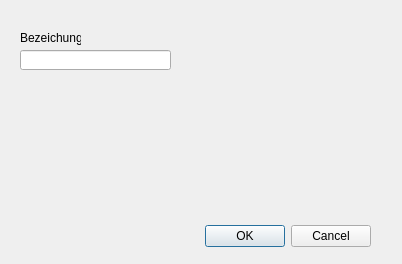
<?xml version="1.0" encoding="UTF-8"?>
<ui version="4.0">
 <class>Dialog</class>
 <widget class="QDialog" name="Dialog">
  <property name="geometry">
   <rect>
    <x>0</x>
    <y>0</y>
    <width>402</width>
    <height>264</height>
   </rect>
  </property>
  <property name="windowTitle">
   <string>Dialog</string>
  </property>
  <widget class="QDialogButtonBox" name="buttonBox">
   <property name="geometry">
    <rect>
     <x>30</x>
     <y>220</y>
     <width>341</width>
     <height>32</height>
    </rect>
   </property>
   <property name="orientation">
    <enum>Qt::Horizontal</enum>
   </property>
   <property name="standardButtons">
    <set>QDialogButtonBox::Cancel|QDialogButtonBox::Ok</set>
   </property>
  </widget>
  <widget class="QLabel" name="label">
   <property name="geometry">
    <rect>
     <x>20</x>
     <y>30</y>
     <width>61</width>
     <height>16</height>
    </rect>
   </property>
   <property name="text">
    <string>Bezeichung</string>
   </property>
  </widget>
  <widget class="QLineEdit" name="lineEdit_Bezeichung">
   <property name="geometry">
    <rect>
     <x>20</x>
     <y>50</y>
     <width>151</width>
     <height>20</height>
    </rect>
   </property>
  </widget>
 </widget>
 <resources/>
 <connections>
  <connection>
   <sender>buttonBox</sender>
   <signal>accepted()</signal>
   <receiver>Dialog</receiver>
   <slot>accept()</slot>
   <hints>
    <hint type="sourcelabel">
     <x>248</x>
     <y>254</y>
    </hint>
    <hint type="destinationlabel">
     <x>157</x>
     <y>274</y>
    </hint>
   </hints>
  </connection>
  <connection>
   <sender>buttonBox</sender>
   <signal>rejected()</signal>
   <receiver>Dialog</receiver>
   <slot>reject()</slot>
   <hints>
    <hint type="sourcelabel">
     <x>316</x>
     <y>260</y>
    </hint>
    <hint type="destinationlabel">
     <x>286</x>
     <y>274</y>
    </hint>
   </hints>
  </connection>
 </connections>
</ui>
